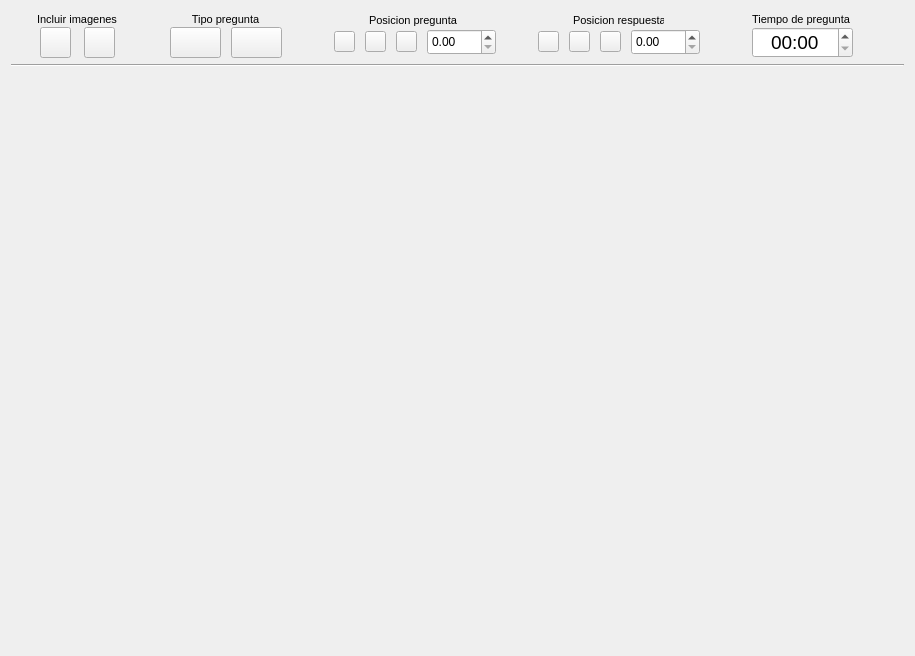
<?xml version="1.0" encoding="UTF-8"?>
<ui version="4.0">
 <class>Form</class>
 <widget class="QWidget" name="Form">
  <property name="geometry">
   <rect>
    <x>0</x>
    <y>0</y>
    <width>915</width>
    <height>656</height>
   </rect>
  </property>
  <property name="windowTitle">
   <string>Form</string>
  </property>
  <layout class="QVBoxLayout" name="verticalLayout_6">
   <item>
    <layout class="QHBoxLayout" name="horizontalLayout_5">
     <property name="leftMargin">
      <number>0</number>
     </property>
     <property name="rightMargin">
      <number>0</number>
     </property>
     <item>
      <widget class="QLabel" name="label_11">
       <property name="minimumSize">
        <size>
         <width>20</width>
         <height>0</height>
        </size>
       </property>
       <property name="maximumSize">
        <size>
         <width>1000000</width>
         <height>50</height>
        </size>
       </property>
       <property name="text">
        <string/>
       </property>
      </widget>
     </item>
     <item>
      <layout class="QVBoxLayout" name="verticalLayout">
       <property name="spacing">
        <number>0</number>
       </property>
       <item alignment="Qt::AlignHCenter">
        <widget class="QLabel" name="label_5">
         <property name="minimumSize">
          <size>
           <width>81</width>
           <height>16</height>
          </size>
         </property>
         <property name="maximumSize">
          <size>
           <width>81</width>
           <height>16</height>
          </size>
         </property>
         <property name="font">
          <font>
           <pointsize>8</pointsize>
          </font>
         </property>
         <property name="text">
          <string>Incluir imagenes</string>
         </property>
        </widget>
       </item>
       <item>
        <layout class="QHBoxLayout" name="horizontalLayout_2">
         <property name="spacing">
          <number>10</number>
         </property>
         <item>
          <widget class="QPushButton" name="btn_pregImag0">
           <property name="minimumSize">
            <size>
             <width>31</width>
             <height>31</height>
            </size>
           </property>
           <property name="maximumSize">
            <size>
             <width>31</width>
             <height>31</height>
            </size>
           </property>
           <property name="styleSheet">
            <string notr="true">border-image: url(:/prefijoNuevo/IMAGENES_creador/icon_preg0.png);</string>
           </property>
           <property name="text">
            <string/>
           </property>
          </widget>
         </item>
         <item>
          <widget class="QPushButton" name="btn_pregImag50">
           <property name="minimumSize">
            <size>
             <width>31</width>
             <height>31</height>
            </size>
           </property>
           <property name="maximumSize">
            <size>
             <width>31</width>
             <height>31</height>
            </size>
           </property>
           <property name="styleSheet">
            <string notr="true">border-image: url(:/prefijoNuevo/IMAGENES_creador/icon_preg50.png);
</string>
           </property>
           <property name="text">
            <string/>
           </property>
          </widget>
         </item>
        </layout>
       </item>
      </layout>
     </item>
     <item>
      <widget class="QLabel" name="label_4">
       <property name="minimumSize">
        <size>
         <width>40</width>
         <height>0</height>
        </size>
       </property>
       <property name="maximumSize">
        <size>
         <width>80</width>
         <height>50</height>
        </size>
       </property>
       <property name="text">
        <string/>
       </property>
      </widget>
     </item>
     <item>
      <layout class="QVBoxLayout" name="verticalLayout_2">
       <property name="spacing">
        <number>0</number>
       </property>
       <item alignment="Qt::AlignHCenter">
        <widget class="QLabel" name="label_14">
         <property name="minimumSize">
          <size>
           <width>81</width>
           <height>10</height>
          </size>
         </property>
         <property name="maximumSize">
          <size>
           <width>81</width>
           <height>16</height>
          </size>
         </property>
         <property name="font">
          <font>
           <pointsize>8</pointsize>
          </font>
         </property>
         <property name="text">
          <string>Tipo pregunta</string>
         </property>
         <property name="alignment">
          <set>Qt::AlignCenter</set>
         </property>
        </widget>
       </item>
       <item>
        <layout class="QHBoxLayout" name="horizontalLayout_3">
         <property name="spacing">
          <number>10</number>
         </property>
         <item>
          <widget class="QPushButton" name="btn_pregAND">
           <property name="minimumSize">
            <size>
             <width>51</width>
             <height>31</height>
            </size>
           </property>
           <property name="maximumSize">
            <size>
             <width>51</width>
             <height>31</height>
            </size>
           </property>
           <property name="styleSheet">
            <string notr="true">border-image: url(:/prefijoNuevo/IMAGENES_creador/icon_and.png);</string>
           </property>
           <property name="text">
            <string/>
           </property>
          </widget>
         </item>
         <item>
          <widget class="QPushButton" name="btn_pregOR">
           <property name="minimumSize">
            <size>
             <width>51</width>
             <height>31</height>
            </size>
           </property>
           <property name="maximumSize">
            <size>
             <width>51</width>
             <height>31</height>
            </size>
           </property>
           <property name="styleSheet">
            <string notr="true">border-image: url(:/prefijoNuevo/IMAGENES_creador/icon_or.png);</string>
           </property>
           <property name="text">
            <string/>
           </property>
          </widget>
         </item>
        </layout>
       </item>
      </layout>
     </item>
     <item>
      <widget class="QLabel" name="label_6">
       <property name="minimumSize">
        <size>
         <width>40</width>
         <height>0</height>
        </size>
       </property>
       <property name="maximumSize">
        <size>
         <width>80</width>
         <height>50</height>
        </size>
       </property>
       <property name="text">
        <string/>
       </property>
      </widget>
     </item>
     <item>
      <layout class="QVBoxLayout" name="verticalLayout_3">
       <property name="spacing">
        <number>0</number>
       </property>
       <item alignment="Qt::AlignHCenter">
        <widget class="QLabel" name="label_9">
         <property name="minimumSize">
          <size>
           <width>91</width>
           <height>16</height>
          </size>
         </property>
         <property name="maximumSize">
          <size>
           <width>91</width>
           <height>16</height>
          </size>
         </property>
         <property name="font">
          <font>
           <pointsize>8</pointsize>
          </font>
         </property>
         <property name="text">
          <string>Posicion pregunta</string>
         </property>
        </widget>
       </item>
       <item>
        <layout class="QHBoxLayout" name="horizontalLayout_4">
         <property name="spacing">
          <number>10</number>
         </property>
         <property name="rightMargin">
          <number>0</number>
         </property>
         <item>
          <widget class="QPushButton" name="btn_pregIzq">
           <property name="minimumSize">
            <size>
             <width>21</width>
             <height>21</height>
            </size>
           </property>
           <property name="maximumSize">
            <size>
             <width>21</width>
             <height>21</height>
            </size>
           </property>
           <property name="styleSheet">
            <string notr="true">border-image: url(:/prefijoNuevo/IMAGENES_creador/alinear_izquierda.png);
</string>
           </property>
           <property name="text">
            <string/>
           </property>
           <property name="id" stdset="0">
            <number>1</number>
           </property>
          </widget>
         </item>
         <item>
          <widget class="QPushButton" name="btn_pregCen">
           <property name="minimumSize">
            <size>
             <width>21</width>
             <height>21</height>
            </size>
           </property>
           <property name="maximumSize">
            <size>
             <width>21</width>
             <height>21</height>
            </size>
           </property>
           <property name="styleSheet">
            <string notr="true">border-image: url(:/prefijoNuevo/IMAGENES_creador/alinear_centrar.png);
</string>
           </property>
           <property name="text">
            <string/>
           </property>
           <property name="id" stdset="0">
            <number>0</number>
           </property>
          </widget>
         </item>
         <item>
          <widget class="QPushButton" name="btn_pregDer">
           <property name="minimumSize">
            <size>
             <width>21</width>
             <height>21</height>
            </size>
           </property>
           <property name="maximumSize">
            <size>
             <width>21</width>
             <height>21</height>
            </size>
           </property>
           <property name="styleSheet">
            <string notr="true">border-image: url(:/prefijoNuevo/IMAGENES_creador/alinear_derecho.png);</string>
           </property>
           <property name="text">
            <string/>
           </property>
           <property name="id" stdset="0">
            <number>2</number>
           </property>
          </widget>
         </item>
         <item>
          <widget class="QDoubleSpinBox" name="dSpin_pregTam">
           <property name="minimumSize">
            <size>
             <width>69</width>
             <height>26</height>
            </size>
           </property>
           <property name="maximumSize">
            <size>
             <width>69</width>
             <height>26</height>
            </size>
           </property>
          </widget>
         </item>
        </layout>
       </item>
      </layout>
     </item>
     <item>
      <widget class="QLabel" name="label_7">
       <property name="minimumSize">
        <size>
         <width>30</width>
         <height>0</height>
        </size>
       </property>
       <property name="maximumSize">
        <size>
         <width>80</width>
         <height>50</height>
        </size>
       </property>
       <property name="text">
        <string/>
       </property>
      </widget>
     </item>
     <item>
      <layout class="QVBoxLayout" name="verticalLayout_5">
       <property name="spacing">
        <number>0</number>
       </property>
       <item alignment="Qt::AlignHCenter">
        <widget class="QLabel" name="label_10">
         <property name="minimumSize">
          <size>
           <width>91</width>
           <height>16</height>
          </size>
         </property>
         <property name="maximumSize">
          <size>
           <width>91</width>
           <height>16</height>
          </size>
         </property>
         <property name="font">
          <font>
           <pointsize>8</pointsize>
          </font>
         </property>
         <property name="text">
          <string>Posicion respuesta</string>
         </property>
        </widget>
       </item>
       <item>
        <layout class="QHBoxLayout" name="horizontalLayout_6">
         <property name="spacing">
          <number>10</number>
         </property>
         <property name="rightMargin">
          <number>0</number>
         </property>
         <item>
          <widget class="QPushButton" name="btn_respIzq">
           <property name="minimumSize">
            <size>
             <width>21</width>
             <height>21</height>
            </size>
           </property>
           <property name="maximumSize">
            <size>
             <width>21</width>
             <height>21</height>
            </size>
           </property>
           <property name="styleSheet">
            <string notr="true">border-image: url(:/prefijoNuevo/IMAGENES_creador/alinear_izquierda.png);
</string>
           </property>
           <property name="text">
            <string/>
           </property>
           <property name="id" stdset="0">
            <number>1</number>
           </property>
          </widget>
         </item>
         <item>
          <widget class="QPushButton" name="btn_respCen">
           <property name="minimumSize">
            <size>
             <width>21</width>
             <height>21</height>
            </size>
           </property>
           <property name="maximumSize">
            <size>
             <width>21</width>
             <height>21</height>
            </size>
           </property>
           <property name="styleSheet">
            <string notr="true">border-image: url(:/prefijoNuevo/IMAGENES_creador/alinear_centrar.png);
</string>
           </property>
           <property name="text">
            <string/>
           </property>
           <property name="id" stdset="0">
            <number>0</number>
           </property>
          </widget>
         </item>
         <item>
          <widget class="QPushButton" name="btn_respDer">
           <property name="minimumSize">
            <size>
             <width>21</width>
             <height>21</height>
            </size>
           </property>
           <property name="maximumSize">
            <size>
             <width>21</width>
             <height>21</height>
            </size>
           </property>
           <property name="styleSheet">
            <string notr="true">border-image: url(:/prefijoNuevo/IMAGENES_creador/alinear_derecho.png);</string>
           </property>
           <property name="text">
            <string/>
           </property>
           <property name="id" stdset="0">
            <number>2</number>
           </property>
          </widget>
         </item>
         <item>
          <widget class="QDoubleSpinBox" name="dSpin_respTam">
           <property name="minimumSize">
            <size>
             <width>69</width>
             <height>26</height>
            </size>
           </property>
           <property name="maximumSize">
            <size>
             <width>69</width>
             <height>26</height>
            </size>
           </property>
          </widget>
         </item>
        </layout>
       </item>
      </layout>
     </item>
     <item>
      <widget class="QLabel" name="label_8">
       <property name="minimumSize">
        <size>
         <width>40</width>
         <height>0</height>
        </size>
       </property>
       <property name="maximumSize">
        <size>
         <width>80</width>
         <height>50</height>
        </size>
       </property>
       <property name="text">
        <string/>
       </property>
      </widget>
     </item>
     <item>
      <layout class="QVBoxLayout" name="verticalLayout_4">
       <property name="spacing">
        <number>0</number>
       </property>
       <item alignment="Qt::AlignHCenter">
        <widget class="QLabel" name="label_15">
         <property name="minimumSize">
          <size>
           <width>101</width>
           <height>16</height>
          </size>
         </property>
         <property name="maximumSize">
          <size>
           <width>101</width>
           <height>16</height>
          </size>
         </property>
         <property name="font">
          <font>
           <pointsize>8</pointsize>
          </font>
         </property>
         <property name="text">
          <string>Tiempo de pregunta</string>
         </property>
        </widget>
       </item>
       <item alignment="Qt::AlignHCenter">
        <widget class="QTimeEdit" name="timeEdit">
         <property name="minimumSize">
          <size>
           <width>101</width>
           <height>31</height>
          </size>
         </property>
         <property name="maximumSize">
          <size>
           <width>101</width>
           <height>31</height>
          </size>
         </property>
         <property name="font">
          <font>
           <pointsize>14</pointsize>
          </font>
         </property>
         <property name="alignment">
          <set>Qt::AlignCenter</set>
         </property>
         <property name="currentSection">
          <enum>QDateTimeEdit::MinuteSection</enum>
         </property>
         <property name="displayFormat">
          <string>mm:ss</string>
         </property>
         <property name="currentSectionIndex">
          <number>0</number>
         </property>
        </widget>
       </item>
      </layout>
     </item>
     <item>
      <widget class="QLabel" name="label_12">
       <property name="minimumSize">
        <size>
         <width>20</width>
         <height>0</height>
        </size>
       </property>
       <property name="maximumSize">
        <size>
         <width>40</width>
         <height>50</height>
        </size>
       </property>
       <property name="text">
        <string/>
       </property>
      </widget>
     </item>
     <item>
      <widget class="QLabel" name="label_16">
       <property name="text">
        <string/>
       </property>
      </widget>
     </item>
    </layout>
   </item>
   <item>
    <widget class="Line" name="line">
     <property name="orientation">
      <enum>Qt::Horizontal</enum>
     </property>
    </widget>
   </item>
   <item>
    <widget class="QStackedWidget" name="listWidget_panelVersion">
     <property name="toolTipDuration">
      <number>0</number>
     </property>
     <property name="styleSheet">
      <string notr="true"/>
     </property>
     <property name="frameShape">
      <enum>QFrame::NoFrame</enum>
     </property>
     <property name="frameShadow">
      <enum>QFrame::Plain</enum>
     </property>
     <property name="currentIndex">
      <number>-1</number>
     </property>
    </widget>
   </item>
  </layout>
 </widget>
 <resources>
  <include location="../../../IMAG.qrc"/>
 </resources>
 <connections/>
</ui>
